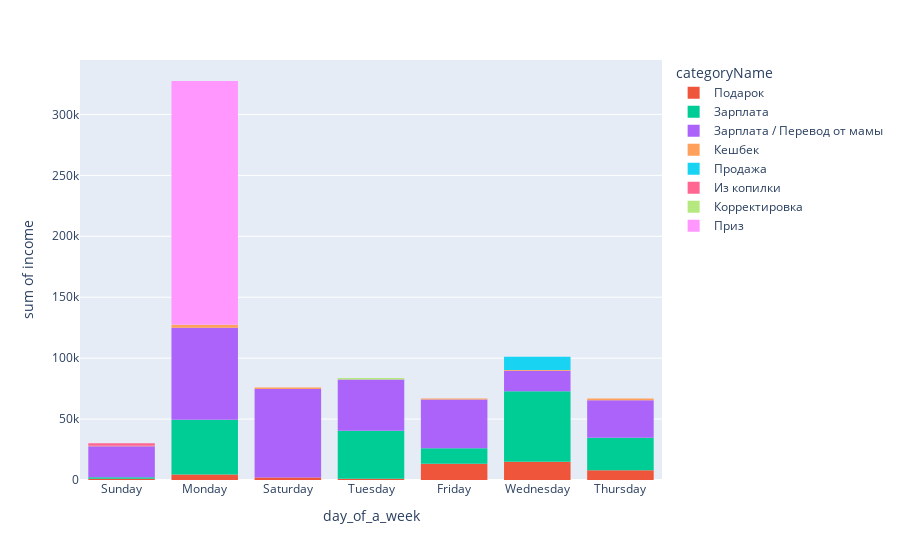

Notebook code for this chart:
### Markdown cell above
Ну просто ради интереса)

### Code cell
plot_data = data.groupby(['day_of_a_week', 'categoryName'], as_index=False) \
                .agg({'income':'sum'}) \
                .sort_values(by='income', ascending=True)

px.histogram(data_frame=data, x='day_of_a_week', y='income', color='categoryName')

### Figure 1 — Plotly figure (JSON) as saved in the notebook; plotly's stock layout.template omitted (floating-point values rounded to 4 significant figures)
{"data": [{"alignmentgroup": "True", "bingroup": "x", "histfunc": "sum", "hovertemplate": "categoryName=Подарок<br>day_of_a_week=%{x}<br>sum of income=%{y}<extra></extra>", "legendgroup": "Подарок", "marker": {"color": "#EF553B", "pattern": {"shape": ""}}, "name": "Подарок", "offsetgroup": "Подарок", "orientation": "v", "showlegend": true, "type": "histogram", "x": ["Sunday", "Monday", "Saturday", "Saturday", "Monday", "Monday", "Monday", "Tuesday", "Friday", "Friday", "Wednesday", "Saturday", "Monday", "Friday", "Wednesday", "Wednesday", "Thursday", "Thursday", "Friday"], "xaxis": "x", "y": [1000, 1000, 100, 1000, 1000, 1000, 1000, 1000, 300, 1000, 10000, 1000, 500, 7000, 3000, 2000, 2000, 5960, 5000], "yaxis": "y"}, {"alignmentgroup": "True", "bingroup": "x", "histfunc": "sum", "hovertemplate": "categoryName=Зарплата<br>day_of_a_week=%{x}<br>sum of income=%{y}<extra></extra>", "legendgroup": "Зарплата", "marker": {"color": "#00cc96", "pattern": {"shape": ""}}, "name": "Зарплата", "offsetgroup": "Зарплата", "orientation": "v", "showlegend": true, "type": "histogram", "x": ["Wednesday", "Wednesday", "Thursday", "Wednesday", "Wednesday", "Monday", "Wednesday", "Wednesday", "Sunday", "Monday", "Thursday", "Thursday", "Thursday", "Friday", "Tuesday", "Wednesday", "Monday", "Thursday", "Friday", "Friday", "Monday", "Monday", "Tuesday", "Tuesday", "Tuesday", "Wednesday"], "xaxis": "x", "y": [7350, 550, 7039, 270, 450, 6568.0, 4011.0, 10490, 1260, 9033, 2539, 350, 163.2, 2539, 2539, 16570.0, 2539, 16570.0, 5000, 5239.0, 24560.0, 2139, 19140, 15660, 2139, 18087], "yaxis": "y"}, {"alignmentgroup": "True", "bingroup": "x", "histfunc": "sum", "hovertemplate": "categoryName=Зарплата / Перевод от мамы<br>day_of_a_week=%{x}<br>sum of income=%{y}<extra></extra>", "legendgroup": "Зарплата / Перевод от мамы", "marker": {"color": "#ab63fa", "pattern": {"shape": ""}}, "name": "Зарплата / Перевод от мамы", "offsetgroup": "Зарплата / Перевод от мамы", "orientation": "v", "showlegend": true, "type": "histogram", "x": ["Tuesday", "Monday", "Saturday", "Thursday", "Saturday", "Saturday", "Wednesday", "Saturday", "Sunday", "Saturday", "Saturday", "Monday", "Thursday", "Monday", "Sunday", "Friday", "Monday", "Friday", "Sunday", "Friday", "Monday", "Tuesday", "Wednesday", "Saturday", "Wednesday", "Tuesday", "Tuesday", "Thursday", "Friday", "Saturday", "Thursday", "Monday", "Tuesday", "Sunday", "Thursday", "Monday", "Tuesday", "Thursday", "Saturday", "Monday", "Saturday", "Sunday", "Saturday", "Tuesday", "Monday", "Monday", "Wednesday", "Monday", "Monday", "Sunday", "Friday", "Saturday", "Saturday", "Tuesday", "Sunday", "Wednesday", "Friday", "Tuesday", "Friday", "Monday", "Friday", "Thursday", "Thursday", "Friday", "Thursday", "Friday", "Monday", "Wednesday", "Monday", "Monday", "Tuesday", "Saturday"], "xaxis": "x", "y": [3900, 5000, 3000, 910, 3000, 2000, 906, 5700, 290.0, 4500, 5000, 811, 3000, 5000, 3800, 3300, 5000, 2000, 3410, 5000, 3000, 3000, 1500, 1500, 4500, 2000, 5000, 1000, 1235, 3000, 2957, 15000, 5000, 5000, 5000, 5000, 5000, 10000, 2960, 800, 7000, 5000, 5000, 5000, 5000, 5000, 5000, 5000, 5000, 5000, 5461, 5000, 5000, 5000, 3000, 2000, 5000, 5000, 4960, 5000, 5000, 3000, 3000, 5000, 2000, 3000, 3000, 3000, 5000, 3000, 3000, 20000], "yaxis": "y"}, {"alignmentgroup": "True", "bingroup": "x", "histfunc": "sum", "hovertemplate": "categoryName=Кешбек<br>day_of_a_week=%{x}<br>sum of income=%{y}<extra></extra>", "legendgroup": "Кешбек", "marker": {"color": "#FFA15A", "pattern": {"shape": ""}}, "name": "Кешбек", "offsetgroup": "Кешбек", "orientation": "v", "showlegend": true, "type": "histogram", "x": ["Friday", "Monday", "Wednesday", "Saturday", "Friday", "Monday", "Thursday", "Saturday", "Monday", "Friday", "Thursday", "Sunday", "Thursday", "Saturday", "Wednesday", "Monday"], "xaxis": "x", "y": [304, 364.3, 492.8, 191.5, 26.8, 1460.0, 282, 839, 407.4, 561, 1135, 419.8, 25.89, 54.78, 54.82, 54], "yaxis": "y"}, {"alignmentgroup": "True", "bingroup": "x", "histfunc": "sum", "hovertemplate": "categoryName=Продажа<br>day_of_a_week=%{x}<br>sum of income=%{y}<extra></extra>", "legendgroup": "Продажа", "marker": {"color": "#19d3f3", "pattern": {"shape": ""}}, "name": "Продажа", "offsetgroup": "Продажа", "orientation": "v", "showlegend": true, "type": "histogram", "x": ["Wednesday", "Wednesday", "Wednesday", "Wednesday"], "xaxis": "x", "y": [700, 1100, 6000, 3100], "yaxis": "y"}, {"alignmentgroup": "True", "bingroup": "x", "histfunc": "sum", "hovertemplate": "categoryName=Из копилки<br>day_of_a_week=%{x}<br>sum of income=%{y}<extra></extra>", "legendgroup": "Из копилки", "marker": {"color": "#FF6692", "pattern": {"shape": ""}}, "name": "Из копилки", "offsetgroup": "Из копилки", "orientation": "v", "showlegend": true, "type": "histogram", "x": ["Sunday", "Sunday"], "xaxis": "x", "y": [1500, 400], "yaxis": "y"}, {"alignmentgroup": "True", "bingroup": "x", "histfunc": "sum", "hovertemplate": "categoryName=Корректировка<br>day_of_a_week=%{x}<br>sum of income=%{y}<extra></extra>", "legendgroup": "Корректировка", "marker": {"color": "#B6E880", "pattern": {"shape": ""}}, "name": "Корректировка", "offsetgroup": "Корректировка", "orientation": "v", "showlegend": true, "type": "histogram", "x": ["Tuesday", "Monday"], "xaxis": "x", "y": [1232, 200], "yaxis": "y"}, {"alignmentgroup": "True", "bingroup": "x", "histfunc": "sum", "hovertemplate": "categoryName=Приз<br>day_of_a_week=%{x}<br>sum of income=%{y}<extra></extra>", "legendgroup": "Приз", "marker": {"color": "#FF97FF", "pattern": {"shape": ""}}, "name": "Приз", "offsetgroup": "Приз", "orientation": "v", "showlegend": true, "type": "histogram", "x": ["Monday"], "xaxis": "x", "y": [200000], "yaxis": "y"}], "layout": {"barmode": "relative", "legend": {"title": {"text": "categoryName"}, "tracegroupgap": 0}, "margin": {"t": 60}, "xaxis": {"anchor": "y", "domain": [0, 1], "title": {"text": "day_of_a_week"}}, "yaxis": {"anchor": "x", "domain": [0, 1], "title": {"text": "sum of income"}}}}
